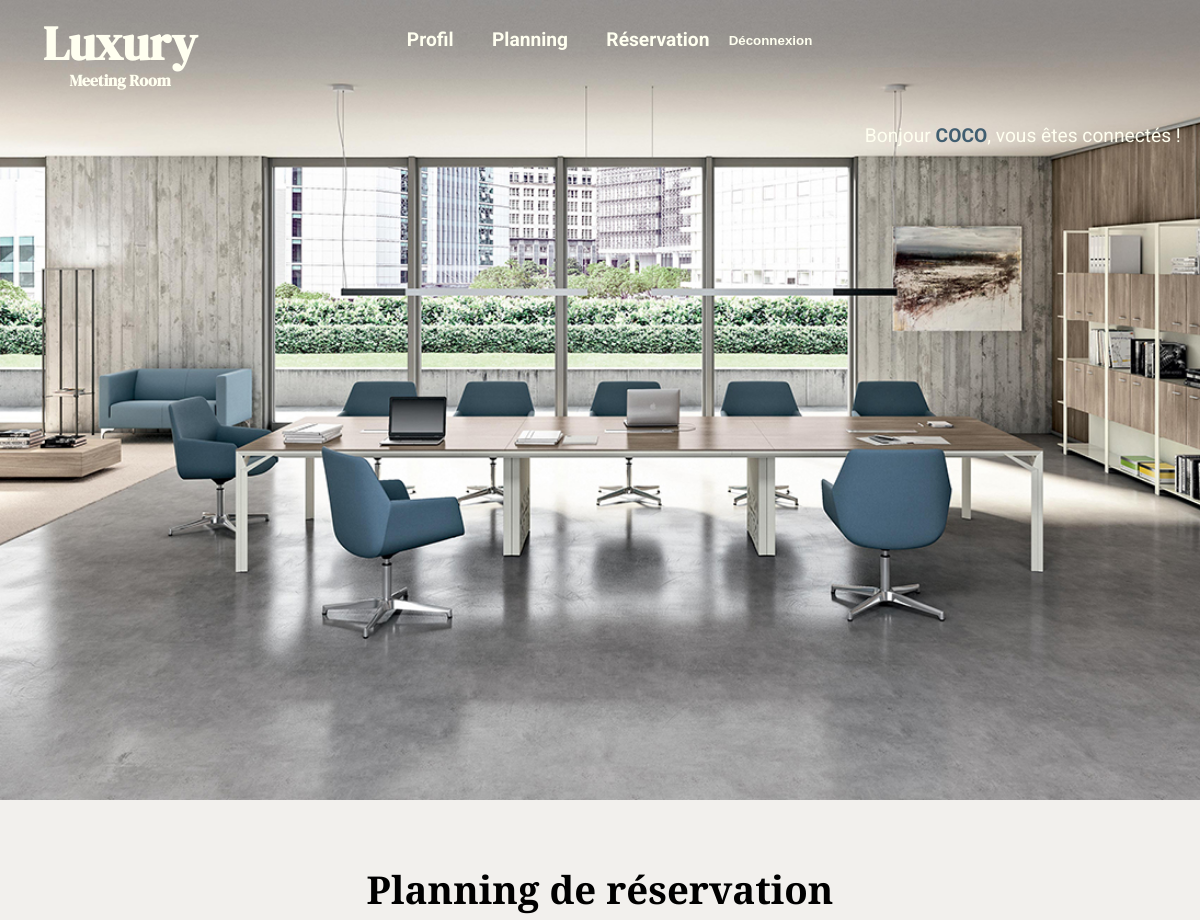
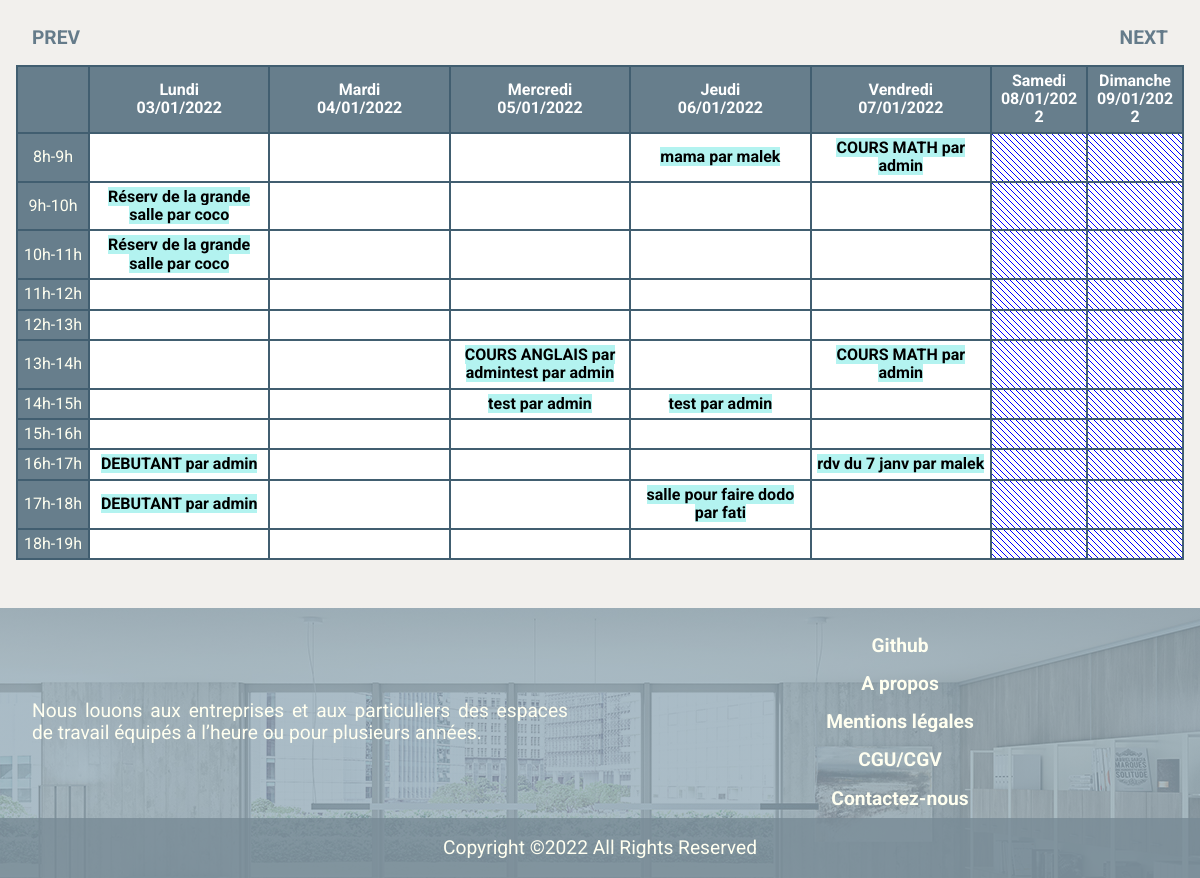
The app's page /view/planning.php?week=-1 (signed in) with its own data (2 pictures, top to bottom).
### tables this page shows
CREATE TABLE IF NOT EXISTS `reservations` (
  `id` int(11) NOT NULL AUTO_INCREMENT,
  `titre` varchar(255) NOT NULL,
  `description` text NOT NULL,
  `debut` datetime NOT NULL,
  `fin` datetime NOT NULL,
  `id_utilisateur` int(11) NOT NULL,
  PRIMARY KEY (`id`)
);

CREATE TABLE IF NOT EXISTS `utilisateurs` (
  `id` int(11) NOT NULL AUTO_INCREMENT,
  `login` varchar(255) NOT NULL,
  `password` varchar(255) NOT NULL,
  PRIMARY KEY (`id`)
);

### traitements/page-traitement/traitement-planning.php (called while the page is built, shortened)
<?php
require ('bdd.php');
if(isset($_GET['week'])) {
    $week = $_GET['week'];
    if($week<0) {
        $newweek = substr($week,1);
        $req = mysqli_query($bdd, "SELECT debut, fin, titre, login, reservations.id FROM reservations
        INNER JOIN utilisateurs ON reservations.id_utilisateur = utilisateurs.id WHERE WEEK(debut)=WEEK(NOW() - INTERVAL $newweek WEEK)");
    }
    elseif($week==0) {
        $req = mysqli_query($bdd, "SELECT debut, fin, titre, login, reservations.id FROM reservations
        INNER JOIN utilisateurs ON reservations.id_utilisateur = utilisateurs.id WHERE WEEK(debut)=WEEK(NOW())");
    }
}
else {
    $req = mysqli_query($bdd, "SELECT debut, fin, titre, login, reservations.id FROM reservations
    INNER JOIN utilisateurs ON reservations.id_utilisateur = utilisateurs.id WHERE WEEK(debut)=WEEK(NOW())");
}
$res = mysqli_fetch_all($req, MYSQLI_ASSOC);
?>

### view/planning.php (the view, shortened to what this page needs)
<?php
require ('../traitements/page-traitement/bdd.php');
require ('../traitements/page-traitement/traitement-planning.php');
?>
<!DOCTYPE html>
<html lang="fr">
    <head>
        <link href="../styles/css/css.css" rel="stylesheet">
    </head>
    <body class="body-inscription">
    <?php require ('require/header.php'); ?>
        <main>
            <section class="section-planning">
                <h2>Planning de réservation</h2>
                <?php
                if(isset($_GET['week'])) {
                    $week = $_GET['week'];
                    echo "<div class='next-prev'><a href='planning.php?week=".($week-1)."'>PREV</a>";
                    echo "<a href='planning.php?week=".($week+1)."'>NEXT</a></div>";
                }
                else {
                    echo "<div class='next-prev'><a href='planning.php?week=-1'>PREV</a>";
                    echo "<a href='planning.php?week=1'>NEXT</a></div>";
                }
                ?>
                <table>
                    <thead>
                        <tr>
                            <th></th>
                        <?php
                        if(isset($_GET['week'])){
                            $date = new DateTime("mon this week $week weeks");
                            echo "<th>Lundi<br>".date("d/m/Y", $date->getTimeStamp())."</th>";
                            $date = new DateTime("tue this week $week weeks");
                            echo "<th>Mardi<br>".date("d/m/Y", $date->getTimeStamp())."</th>";
                            $date = new DateTime("wed this week $week weeks");
                            echo "<th>Mercredi<br>".date("d/m/Y", $date->getTimeStamp())."</th>";
                            $date = new DateTime("thu this week $week weeks");
                            echo "<th>Jeudi<br>".date("d/m/Y", $date->getTimeStamp())."</th>";
                            $date = new DateTime("fri this week $week weeks");
                            echo "<th>Vendredi<br>".date("d/m/Y", $date->getTimeStamp())."</th>";
                            $date = new DateTime("sat this week $week week");
                            echo "<th>Samedi<br>".date("d/m/Y", $date->getTimeStamp())."</th>";
                            $date = new DateTime("sun this week $week weeks");
                            echo "<th>Dimanche<br>".date("d/m/Y", $date->getTimeStamp())."</th>";
                        }?>
                        </tr>
                    </thead>
                    <tbody>
                    <?php
                    for($h=8;$h<19;$h++) {
                        echo "<tr><td>".$h."h-".($h+1)."h</td>";
                        for($c=1;$c<=7; $c++) {
                            echo "<td>";
                            foreach ($res as $value) {
                                $date_debut = strtotime($value['debut']);
                                $day_debut = date('N', $date_debut);
                                $heure_debut = date('H', $date_debut);
                                $date_fin = strtotime($value['fin']);
                                $heure_fin = date('H', $date_fin);
                                $heure_debut = intval($heure_debut);
                                $heure_fin = intval($heure_fin);
                                $id_res = $value['id'];
                                if($day_debut==$c && $heure_debut==$h) {
                                    echo "<a class='lien-reserv' href='reservation.php?id=$id_res'>".$value['titre']." par ".$value['login']."</a>";
                                }
                                elseif ($day_debut==$c && $heure_fin>$h && $heure_debut<$h) {
                                    echo "<a class='lien-reserv' href='reservation.php?id=$id_res'>".$value['titre']." par ".$value['login']."</a>";
                                }
                            }
                            echo "</td>";
                        }
                        echo "</tr>";
                    }
                    ?>
                    </tbody>
                </table>
            </section>
        </main>
        <?php require('require/footer.php'); ?>
    </body>
</html>

### styles/css/css.css (style rules this page uses)
* { box-sizing : border-box; margin: 0; padding: 0; }
html,body { width: 100%; }
body { scroll-behavior: smooth; line-height: 1.15; margin : 0; font-family: 'Roboto', sans-serif; font-size: 1.2em; background-color: #f2f0ed; }
h1, h2 { margin: 0; padding: 0.5em; font-family: 'Cormorant Garamond', serif; font-size: 2em; text-align: center; }
a { text-decoration : none; font-weight : bold; color: black; }
main { margin : 0; background-repeat: no-repeat; }
section { padding: 1em; }
.section-planning { padding: 0; margin: 2rem auto; }
.next-prev { display: flex; justify-content: space-between; width: 100%; margin: auto; text-align: center; }
.next-prev a { color: rgb(65, 94, 112, 80%); padding: 1rem; }
table { table-layout: fixed; width: 100%; margin: auto; border-collapse: collapse; background-color: white; font-size: 0.5rem; word-break: break-word; }
th, td { border: 2px solid rgb(65, 94, 112); border-collapse: collapse; text-align: center; padding: 5px; }
thead th { background-color: rgb(65, 94, 112, 80%); color: white; }
thead th:nth-child(1), thead th:nth-child(7), thead th:nth-child(8) { width: 6vw; }
td:nth-child(1) { background-color: rgb(65, 94, 112, 80%); color: ivory; }
td:nth-child(7), td:nth-child(8) { background: linear-gradient(45deg, #00f 1%, #fff 1%, #fff 49%, #00f 49%, #00f 51%, #fff 51%, #fff 99%, #00f 99%); background-size: 6px 6px; background-position: 50px 50px; }
.lien-reserv { background-color: rgb(179, 243, 240); }
@media screen and (min-width: 1024px) { .section-planning { padding: 1rem; } }
@media screen and (min-width: 1024px) { table { font-size: 1rem; } }
@media screen and (min-width: 1024px) { thead th:nth-child(7), thead th:nth-child(8) { width: 8vw; } }

### records on screen
reservations: titre "mama", id_utilisateur.login "malek"
reservations: titre "COURS MATH", id_utilisateur.login "admin"
reservations: titre "Réserv de la grande salle", id_utilisateur.login "coco"
reservations: titre "COURS ANGLAIS", id_utilisateur.login "admin"
reservations: titre "test", id_utilisateur.login "admin"
reservations: titre "COURS MATH", id_utilisateur.login "admin"
reservations: titre "test", id_utilisateur.login "admin"
reservations: titre "DEBUTANT", id_utilisateur.login "admin"
reservations: titre "rdv du 7 janv", id_utilisateur.login "malek"
reservations: titre "salle pour faire dodo", id_utilisateur.login "fati"

### other values on screen
$_SESSION['login'] "COCO"
date("d/m/Y", $date->getTimeStamp()) "03/01/2022"
date("d/m/Y", $date->getTimeStamp()) "04/01/2022"
date("d/m/Y", $date->getTimeStamp()) "05/01/2022"
date("d/m/Y", $date->getTimeStamp()) "06/01/2022"
date("d/m/Y", $date->getTimeStamp()) "07/01/2022"
date("d/m/Y", $date->getTimeStamp()) "08/01/2022"
date("d/m/Y", $date->getTimeStamp()) "09/01/2022"
